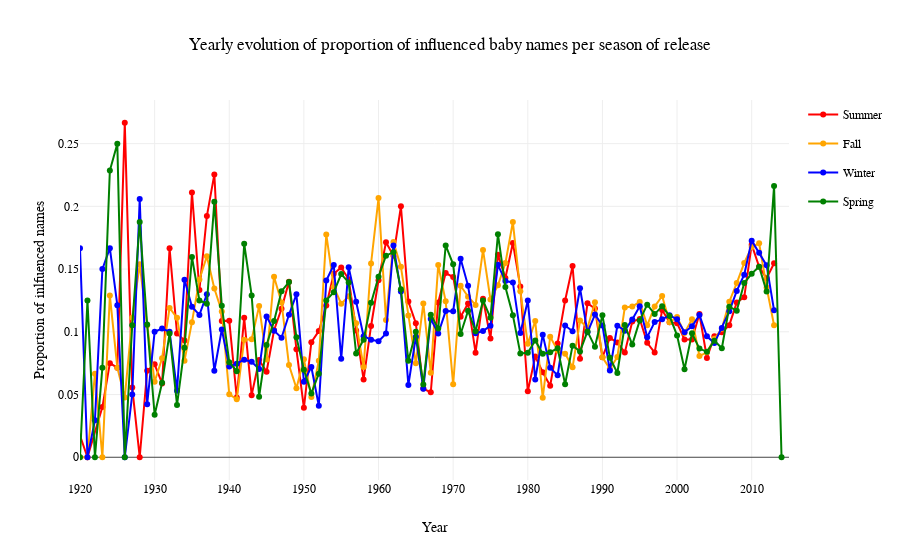

The notebook cell saved with this chart:
### Code cell
fig = go.Figure()

# Define the main line plot for each season
seasons = ['Summer', 'Fall', 'Winter', 'Spring']
colors = ['red', 'orange', 'blue', 'green']
data = [summer_movies_df_sorted, fall_movies_df_sorted, winter_movies_df_sorted, spring_movies_df_sorted]

for i, season in enumerate(seasons):
    main_trace = go.Scatter(
        x=data[i]['year'],  
        y=data[i]['prop_influenced'],  
        mode='lines+markers',
        line_shape='linear',
        name=season,
        line=dict(color=colors[i]),
        legendgroup=season,
        # visible=(season == 'Summer')
    )
    
    # Add the main line trace to the figure
    fig.add_trace(main_trace)

# Update the layout
fig.update_layout(
    title='Yearly evolution of proportion of influenced baby names per season of release',
    xaxis_title='Year',
    yaxis_title='Proportion of inlfuenced names'
)

fig.update_xaxes(range=['1920', '2015'])
fig.update_yaxes(title_standoff=10)

# Show the figure
fig.show()
